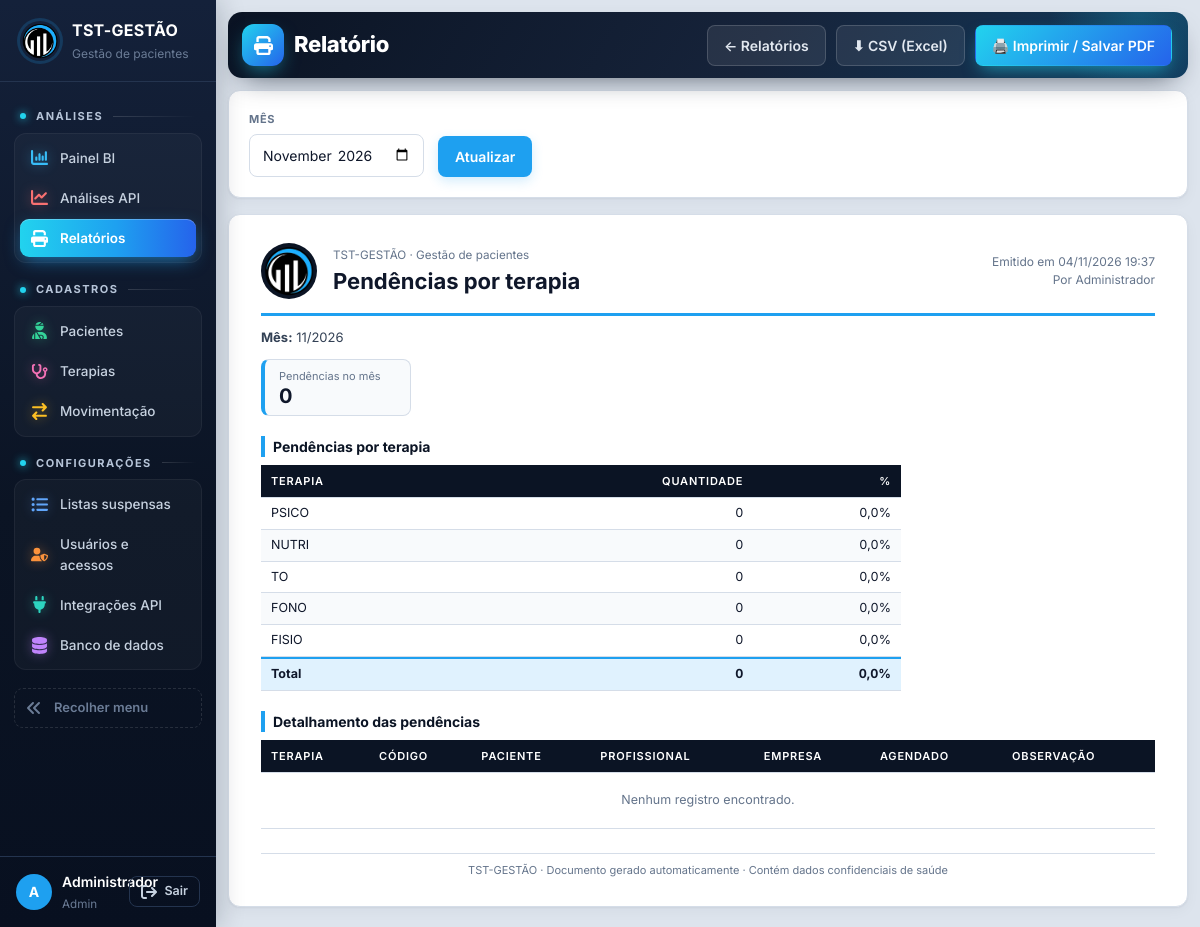
Screenshot of /relatorios/pendencias (signed in) with the database file from the repository.
### tables this page shows
CREATE TABLE usuarios (
    id INTEGER PRIMARY KEY AUTOINCREMENT,
    usuario TEXT NOT NULL UNIQUE COLLATE NOCASE,
    nome TEXT NOT NULL,
    senha_hash TEXT NOT NULL,
    nivel TEXT NOT NULL DEFAULT 'consulta',
    ativo INTEGER NOT NULL DEFAULT 1,
    trocar_senha INTEGER NOT NULL DEFAULT 0
);

CREATE TABLE opcoes (
    id INTEGER PRIMARY KEY AUTOINCREMENT,
    lista TEXT NOT NULL,
    valor TEXT NOT NULL,
    UNIQUE (lista, valor)
);

### tst_gestao/app.py (the view)
    @app.route("/relatorios/<slug>")
    def relatorio(slug):
        if slug not in rel.REL:
            abort(404)
        dados = rel.gerar(slug, request.args)
        if request.args.get("formato") == "csv":
            nome = f"tst-{slug}-{dados['gerado_em']:%Y%m%d}.csv"
            return Response(rel.para_csv(dados), mimetype="text/csv", headers={"Content-Disposition": f'attachment; filename="{nome}"'})
        return render_template("relatorio.html", ativa="relatorios", d=dados, periodos=rel.PERIODOS, situacoes=rel.SITUACOES)

### tst_gestao/banco.py (called while the page is built, shortened)
def cfg_padrao() -> dict:
    return {"motor": "sqlite"}

def ler_config() -> dict:
    env = os.environ.get("TST_DB_MOTOR")
    if env == "sqlite":
        return cfg_padrao()
    try:
        mtime = CONFIG_PATH.stat().st_mtime_ns
    except OSError:
        return cfg_padrao()

def abrir(cfg: dict | None = None, *, banco_mestre: bool = False) -> Conexao:
    cfg = cfg or ler_config()
    motor = cfg.get("motor", "sqlite")
    if motor == "sqlite":
        arquivo = Path(cfg.get("arquivo") or DB_PATH)
        arquivo.parent.mkdir(parents=True, exist_ok=True)
        raw = sqlite3.connect(arquivo, timeout=15)
        raw.row_factory = sqlite3.Row
        raw.execute("PRAGMA foreign_keys = ON")
        return Conexao(raw, "sqlite")

def conectar() -> Conexao:
    return abrir(ler_config())

    def execute(self, sql: str, params=()):
        if self.motor == "sqlite":
            return self.raw.execute(sql, params)
        return Cursor(self).executar(sql, params)

    def commit(self):
        self.raw.commit()

    def close(self):
        try:
            self.raw.close()
        except Exception:
            pass

    def __enter__(self):
        return self

    def __exit__(self, tipo, valor, tb):
        try:
            self.rollback() if tipo else self.commit()
        finally:
            self.close()
        return False

### tst_gestao/bi.py (called while the page is built)
def _parse(value: str | None, fallback: date) -> date:
    try:
        return datetime.strptime(value or "", "%Y-%m-%d").date()
    except ValueError:
        return fallback

def _periodos(ref: date) -> dict[str, tuple[str, str]]:
    d = ref.isoformat()
    m = ref.strftime("%Y-%m")
    return {"dia": (d, d), "mes": (m + "-01", m + "-31"), "ano": (f"{ref.year}-01-01", f"{ref.year}-12-31")}

### tst_gestao/db.py (called while the page is built)
def connect() -> Conexao:
    return conectar()

### tst_gestao/relatorios.py (called while the page is built)
def mes_br(v) -> str:
    return f"{v[5:7]}/{v[:4]}" if v and re.fullmatch(r"\d{4}-\d{2}", v) else (v or "—")

def pct(parte: int, total: int) -> str:
    return f"{parte * 100 / total:.1f}".replace(".", ",") + "%" if total else "0,0%"

def contagem(rows, titulo: str, rotulo: str, vazio: str = "Não informado") -> dict:
    dados = [(r[0] or vazio, r[1]) for r in rows]
    total = sum(t for _, t in dados)
    return {
        "titulo": titulo,
        "colunas": [rotulo, "Quantidade", "%"],
        "linhas": [[n, t, pct(t, total)] for n, t in dados],
        "rodape": ["Total", total, "100,0%" if total else "0,0%"],
    }

### tst_gestao/templates/relatorio.html (shortened to what this page needs)
{% extends "base.html" %}
{% set f = d.meta.filtros %}
{% block cabecalho %}Relatório{% endblock %}
{% block acoes %}
<a class="btn ghost" href="{{ url_for('relatorios') }}">← Relatórios</a>
<a class="btn ghost" href="{{ url_for('relatorio', slug=d.slug, formato='csv', **request.args) }}">⬇ CSV (Excel)</a>
<button class="btn primary" type="button" onclick="window.print()">🖨️ Imprimir / Salvar PDF</button>
{% endblock %}
{% block conteudo %}
{% if f %}
<form class="card rel-filtros no-print" method="get">
  {% if 'mes' in f %}<label>Mês<input type="month" name="mes" value="{{ d.params.mes }}"></label>{% endif %}
  <button class="btn primary" type="submit">Atualizar</button>
</form>
{% endif %}
<article class="folha">
  <header class="folha-topo">
    <img src="{{ url_for('static', filename='logo.png') }}" alt="TST">
    <div class="folha-tit"><small>TST-GESTÃO · Gestão de pacientes</small><h2>{{ d.titulo }}</h2></div>
    <div class="folha-meta">Emitido em {{ d.gerado_em.strftime('%d/%m/%Y %H:%M') }}<br>Por {{ usuario['nome'] }}</div>
  </header>
  <div class="folha-filtros">{% for k, v in d.filtros %}<span><b>{{ k }}:</b> {{ v }}</span>{% endfor %}</div>
  <div class="kpis">{% for k, v in d.resumo %}<div class="kpi"><small>{{ k }}</small><strong>{{ v }}</strong></div>{% endfor %}</div>
  {% for s in d.secoes %}
  <section class="folha-sec">
    <h3>{{ s.titulo }}</h3><div class="rel-scroll">
    <table class="rel-tab{{ ' compacta' if s.rodape }}">
      <thead><tr>{% for c in s.colunas %}{% set v = s.linhas[0][loop.index0] if s.linhas else '' %}<th{% if v is number or (v is string and (v[-1:] == '%' or v[:2] == 'R$')) %} class="num"{% endif %}>{{ c }}</th>{% endfor %}</tr></thead>
      <tbody>
      {% for l in s.linhas %}<tr>{% for c in l %}<td{% if c is number or (c is string and (c[-1:] == '%' or c[:2] == 'R$')) %} class="num"{% endif %}>{{ c }}</td>{% endfor %}</tr>
      {% else %}<tr><td colspan="{{ s.colunas|length }}" class="vazio">Nenhum registro encontrado.</td></tr>{% endfor %}
      </tbody>
      {% if s.rodape %}<tfoot><tr>{% for c in s.rodape %}<td{% if c is number or (c is string and c[-1:] == '%') %} class="num"{% endif %}>{{ c }}</td>{% endfor %}</tr></tfoot>{% endif %}
    </table></div>
  </section>
  {% endfor %}
  <footer class="folha-rodape">TST-GESTÃO · Documento gerado automaticamente · Contém dados confidenciais de saúde</footer>
</article>
{% endblock %}

### tst_gestao/templates/base.html (shortened to what this page needs)
<!doctype html>
<html lang="pt-BR">
<head>
<link rel="stylesheet" href="{{ url_for('static', filename='app.css') }}">
</head>
<body>
{% set COR_IC = {'evolucao': '#f87171', 'bi': '#38bdf8', 'relatorios': '#a78bfa', 'pacientes': '#34d399', 'terapias': '#f472b6', 'movimentacao': '#fbbf24', 'listas': '#60a5fa', 'usuarios': '#fb923c', 'integracoes': '#2dd4bf', 'banco': '#c084fc'} %}
{% macro item(rota, chave, icone, texto) %}<a href="{{ rota }}" class="{{ 'on' if ativa == chave }}" data-tip="{{ texto }}" style="--ic:{{ COR_IC.get(icone, '#94a3b8') }}"><svg class="ic"><use href="#i-{{ icone }}"/></svg><span class="tx">{{ texto }}</span></a>{% endmacro %}
{% set grupo = {'dashboard': 'Análises', 'analises': 'Análises', 'relatorios': 'Análises', 'pacientes': 'Cadastros', 'terapias': 'Cadastros', 'movimentacao': 'Cadastros',
  'listas': 'Configurações', 'usuarios': 'Configurações', 'integracoes': 'Configurações', 'banco': 'Configurações', 'perfil': 'Minha conta'} %}
<aside class="sidebar">
  <div class="brand"><img src="{{ url_for('static', filename='logo.png') }}" alt="TST"><div class="tx"><strong>TST-GESTÃO</strong><small>Gestão de pacientes</small></div></div>
  <nav>
    <span class="nav-sec">Análises</span>
    <div class="nav-grupo">
    {{ item(url_for('index'), 'dashboard', 'bi', 'Painel BI') }}
    {{ item(url_for('analises'), 'analises', 'evolucao', 'Análises API') }}
    {{ item(url_for('relatorios'), 'relatorios', 'relatorios', 'Relatórios') }}
    </div>
    <span class="nav-sec">Cadastros</span>
    <div class="nav-grupo">
    {{ item(url_for('cadastro', ent='pacientes'), 'pacientes', 'pacientes', 'Pacientes') }}
    {{ item(url_for('cadastro', ent='terapias'), 'terapias', 'terapias', 'Terapias') }}
    {{ item(url_for('cadastro', ent='movimentacao'), 'movimentacao', 'movimentacao', 'Movimentação') }}
    </div>
    {% if nivel >= 3 %}<span class="nav-sec">Configurações</span>
    <div class="nav-grupo">
    {{ item(url_for('listas'), 'listas', 'listas', 'Listas suspensas') }}
    {% if nivel >= 4 %}{{ item(url_for('usuarios'), 'usuarios', 'usuarios', 'Usuários e acessos') }}
    {{ item(url_for('integracoes'), 'integracoes', 'integracoes', 'Integrações API') }}
    {{ item(url_for('pagina_banco'), 'banco', 'banco', 'Banco de dados') }}{% endif %}
    </div>{% endif %}
    <button type="button" class="recolher" id="btn-recolher" data-tip="Expandir menu"><svg class="ic"><use href="#i-recolher"/></svg><span class="tx">Recolher menu</span></button>
  </nav>
  <div class="userbox">
    <a href="{{ url_for('perfil') }}" class="{{ 'on' if ativa == 'perfil' }}" title="Meu perfil"><span class="avatar">{{ usuario['nome'][:1]|upper }}</span><span class="tx"><b>{{ usuario['nome'] }}</b><small>{{ usuario['nivel']|capitalize }}</small></span></a>
    <form method="post" action="{{ url_for('logout') }}"><input type="hidden" name="csrf_token" value="{{ csrf_token }}"><button class="btn ghost sm" type="submit" title="Sair do sistema"><svg class="ic"><use href="#i-sair"/></svg><span class="tx">Sair</span></button></form>
  </div>
</aside>
<main class="content">
  {% set ic_pag = {'dashboard': 'bi', 'analises': 'evolucao', 'perfil': 'perfil'}.get(ativa, ativa) %}
  {% block topo %}<header class="bi-topo topo-pag"><div class="bt-tit"><i class="bt-ic"><svg class="ic"><use href="#i-{{ ic_pag or 'bi' }}"/></svg></i><span class="bt-trilha">{% block trilha %}{{ grupo.get(ativa, 'TST-GESTÃO') }}{% endblock %} <b>›</b></span><h1>{% block cabecalho %}{% endblock %}</h1></div><div class="actions">{% block acoes %}{% endblock %}</div></header>{% endblock %}
  {% block conteudo %}{% endblock %}
</main>
</body>
</html>

### rows the page displays
usuarios: nome "A", nome "Administrador", nivel "Admin"
opcoes: valor "PSICO", l "0" "0,0%"
opcoes: valor "NUTRI", l "0" "0,0%"
opcoes: valor "TO", l "0" "0,0%"
opcoes: valor "FONO", l "0" "0,0%"
opcoes: valor "FISIO", l "0" "0,0%"

### other values shown
{{ texto }} "Painel BI Análises API Relatórios Pacientes Terapias Movimentação Listas suspensas Usuários e acessos Integrações API Banco de dados"
{{ d.titulo }} "Pendências por terapia"
{{ d.gerado_em.strftime('%d/%m/%Y %H:%M') }} "04/11/2026 19:37"
{{ k }} "Mês"
{{ v }} "11/2026"
{{ k }} "Pendências no mês"
{{ v }} "0"
{{ s.titulo }} "Pendências por terapia" "Detalhamento das pendências"
{{ c }} "TERAPIA" "QUANTIDADE" "%" "TERAPIA" "CÓDIGO" "PACIENTE" "PROFISSIONAL" "EMPRESA" "AGENDADO" "OBSERVAÇÃO"
{{ c }} "Total" "0" "0,0%"
